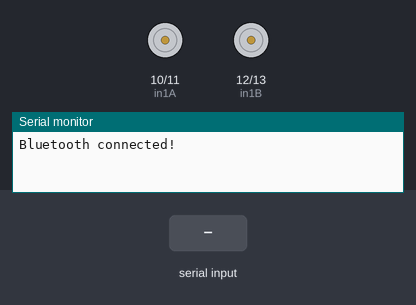
The sketch below on a simulated Arduino Uno, built with avr-gcc and run on an emulated ATmega328P. On the bench: motor-driver pin pairs drawn as motors (green arrow = first pin HIGH = forward, orange = second pin HIGH = backward, longer = more drive, scaled by the enable pin), the last lines printed to the serial monitor. The test bench sets the inputs (shaded band).

Above: at 1.2 s.
1.3 s: "F" received over the second serial link
At 2.5 s:
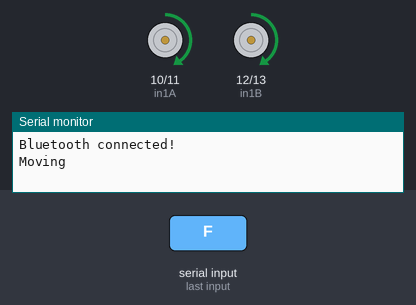
2.8 s: "B" received over the second serial link
At 5.7 s:
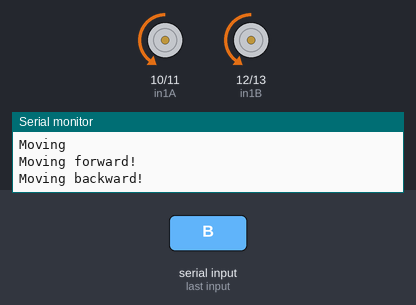
5.8 s: "L" received over the second serial link
At 8.4 s:
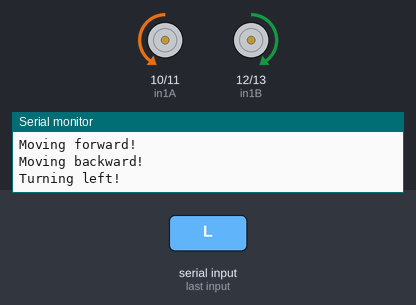
8.8 s: "R" received over the second serial link
At 10.0 s:
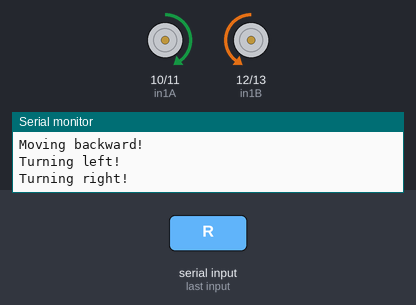
10.8 s: "S" received over the second serial link
At 12.7 s:
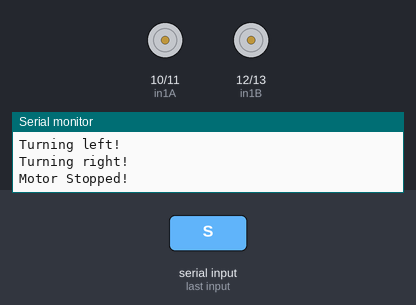
Timing chart, 0 to 13.8 s (numbered marks = the images above; inputs shaded):
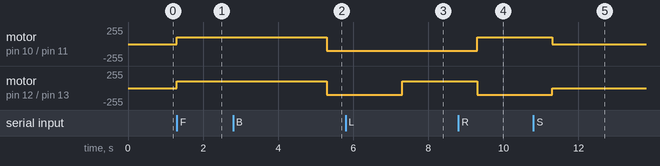

Measured:
- after the input at 1.3 s, motor on pin 10 (in1A) / pin 11 (in2A), motor on pin 12 (in1B) / pin 13 (in2B): stopped → forward 100/255 at once
- after the input at 2.8 s, motor on pin 10 (in1A) / pin 11 (in2A), motor on pin 12 (in1B) / pin 13 (in2B): forward 100/255 → backward 100/255 after 2.5 s
- after the input at 5.8 s, motor on pin 12 (in1B) / pin 13 (in2B): backward 100/255 → forward 100/255 after 1.5 s
- after the input at 8.8 s, motor on pin 10 (in1A) / pin 11 (in2A): backward 100/255 → forward 100/255 after 0.50 s; motor on pin 12 (in1B) / pin 13 (in2B): forward 100/255 → backward 100/255 after 0.50 s
- after the input at 10.8 s, motor on pin 10 (in1A) / pin 11 (in2A): forward 100/255 → stopped after 0.50 s; motor on pin 12 (in1B) / pin 13 (in2B): backward 100/255 → stopped after 0.50 s

The sketch:

Milestone1_edited.ino
```cpp
#include <SoftwareSerial.h> // Software Serial for functions

// Connect motor controller pins to Arduino Digital Pins
//Motor 1
int enA = 6; // Placeholder, we can change these to whatever we want
int in1A = 10;
int in2A = 11;
//Motor 2
int enB = 5;
int in1B = 12;
int in2B = 13;

int set_speed = 100;

SoftwareSerial BT(8,9); //RX | TX

void setup() {
  // put your setup code here, to run once:
  Serial.begin(9600); //Initialize Serial Monitor
  BT.begin(9600); //Set baud rate for HC-05 Bluetooth conncection
  Serial.println("Bluetooth connected!");

  //set all motor control pins to outputs
  pinMode(enA, OUTPUT);
  pinMode(in1A, OUTPUT);
  pinMode(in2A, OUTPUT);

  pinMode(enB, OUTPUT);
  pinMode(in1B, OUTPUT);
  pinMode(in2B, OUTPUT);
}

void loop() {
  // put your main code here, to run repeatedly:

  if (BT.available()) { // Loop runs if BT connected

    char command = BT.read(); // Input Command using bluetooth connection
    StopMotor(); //Initialize with stationary car

    if (command == 'F') { //Forward
        MoveForward(); //NEED TO WRITE CODE FOR FORWARD COMMAND void forward
        Serial.println("Moving forward!");

    } else if (command == 'B') { // Backwards
      MoveBackward();
      Serial.println("Moving backward!"); //NEED TO WRITE CODE FOR BACKWARDS COMMAND void backward

    } else if (command == 'L') { // Turn Left
      TurnLeft();
      Serial.println("Turning left!");

    } else if (command == 'R') { //Turn Right
      TurnRight();
      Serial.println("Turning right!");

    } else if (command == 'S') { //Stop Motor
      StopMotor();
      Serial.println("Motor Stopped!");
    }
  delay(2000);
  }
}

void MoveForward()
{
// turn on motor in forward direction
//Motor 1
  digitalWrite(in1A, HIGH);
  digitalWrite(in2A, LOW);
  // set speed to 200 out of possible range 0~255
  analogWrite(enA, set_speed);

  //Motor 2
  digitalWrite(in1B, HIGH);
  digitalWrite(in2B, LOW);
  // set speed to 200 out of possible range 0~255
  analogWrite(enB, set_speed);
  Serial.println("Moving");

  delay(2000);
}

void MoveBackward() {
// turn on motor in forward direction
//Motor 1
  digitalWrite(in1A, LOW);
  digitalWrite(in2A, HIGH);
// set speed to 200 out of possible range 0~255
  analogWrite(enA, set_speed);

//Motor 2
  digitalWrite(in1B, LOW);
  digitalWrite(in2B, HIGH);
// set speed to 200 out of possible range 0~255
  analogWrite(enB, set_speed);

  //delay(2000);
}

void TurnRight() {
// turn on motor in forward direction
//Motor 1
  digitalWrite(in1A, HIGH);
  digitalWrite(in2A, LOW);
// set speed to 200 out of possible range 0~255
  analogWrite(enA, set_speed);

//Motor 2
  digitalWrite(in1B, LOW);
  digitalWrite(in2B, HIGH);
// set speed to 200 out of possible range 0~255
  analogWrite(enB, set_speed);

  //delay(2000);
}

void TurnLeft(){
// turn on motor in forward direction
//Motor 1
  digitalWrite(in1A, LOW);
  digitalWrite(in2A, HIGH);
// set speed to 200 out of possible range 0~255
  analogWrite(enA, set_speed);

//Motor 2
  digitalWrite(in1B, HIGH);
  digitalWrite(in2B, LOW);
// set speed to 200 out of possible range 0~255
  analogWrite(enB, set_speed);

  //delay(2000);
}
void StopMotor() {
// turn on motor in forward direction
//Motor 1
  digitalWrite(in1A, LOW);
  digitalWrite(in2A, LOW);
// set speed to 200 out of possible range 0~255
  analogWrite(enA, set_speed);

//Motor 2
  digitalWrite(in1B, LOW);
  digitalWrite(in2B, LOW);
// set speed to 200 out of possible range 0~255
  analogWrite(enB, set_speed);

  //delay(2000);
}
```
